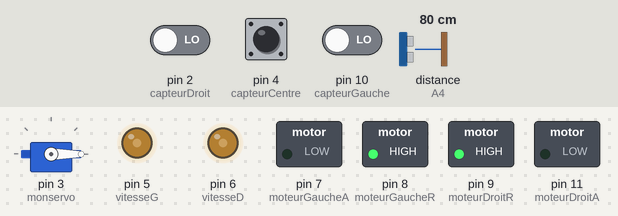
Bench run of a sketch on a simulated Arduino Uno, built with avr-gcc and run on an emulated ATmega328P. Shown: servo, switched loads named in the sketch (green lamp = pin HIGH), output pins drawn as LEDs (lit = HIGH). Wiring (inferred from the names in the program): ultrasonic range finder: trigger A5; echo A4. The test bench sets the inputs (shaded band); at power-on: distance to the obstacle (sensor on A4) 80 cm, pin 2 (capteurDroit) LOW, pin 4 (capteurCentre) HIGH, pin 10 (capteurGauche) LOW. The echo pulse lasts 58.3 µs per cm; pins used as bus, display or sensor lines are not drawn.

Above: at 1.2 s.
1.3 s: distance to the obstacle (sensor on A4) set to 13 cm
2.8 s: distance to the obstacle (sensor on A4) set to 10 cm
At 4.0 s:
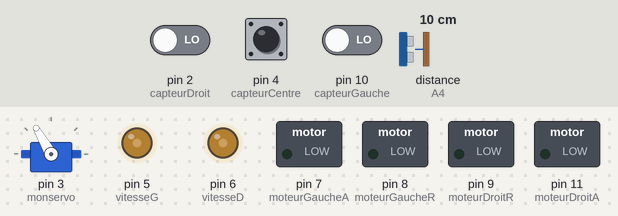
4.3 s: distance to the obstacle (sensor on A4) set to 18 cm
At 5.1 s:
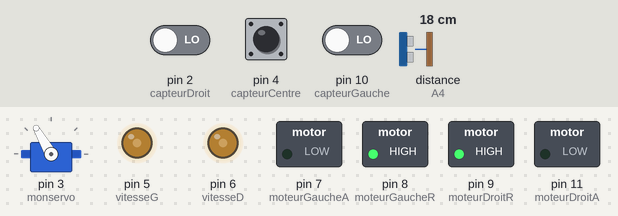
5.8 s: pin 2 (capteurDroit) driven HIGH
At 6.2 s:
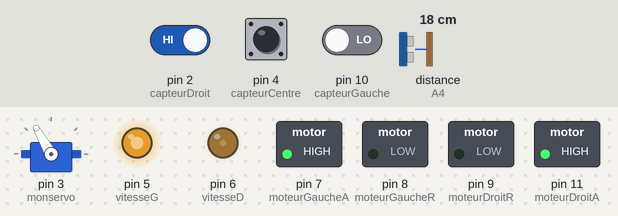
7.3 s: distance to the obstacle (sensor on A4) set to 2 cm
At 8.5 s:
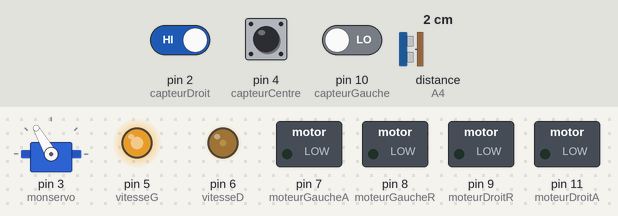
8.8 s: distance to the obstacle (sensor on A4) set to 35 cm
At 9.8 s:
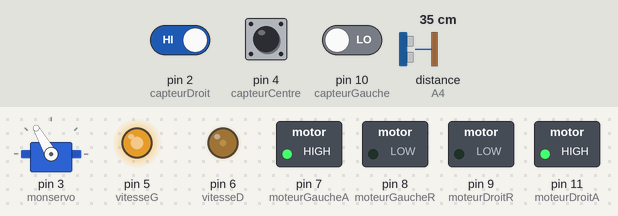
Timing chart, 0 to 11.3 s (numbered marks = the images above; inputs shaded):
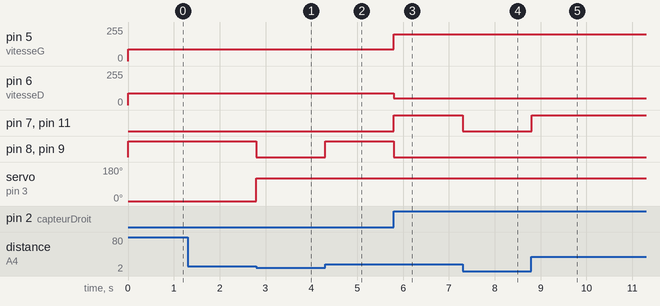

The sketch:

prof.ino
```cpp
//DECLARATION DU SERVOMOTEUR
#include <Servo.h>  	// Activation bibliotheque du servomoteur
Servo monservo;     	//Création de l'objet servo

//DECLARATION DE VARIABLES UTILISEES DANS LE PROGRAMME
int VMax=200; 	//valeur de la vitesse maxi des moteurs
int Vmin=50;  	//valeur de la vitesse mini des moteurs
int Vma=90;   	//valeur d la vitesse de marche arrière
int D=10;     	//distance d'arret au plot en cm

//DÉCLARATIONS DES MOTEURS
int moteurGaucheA = 7;  	//moteurs gauches marche avant
int moteurGaucheR = 8;  	//moteurs gauches marche arriere
int moteurDroitA = 11;  	//moteurs droits marche avant
int moteurDroitR = 9;  		//moteurs droits marche arriere
int vitesseG = 5;      	 	//variable de vitesse moteurs gauche
int vitesseD = 6;       		//variable de vitesse moteur de droite

//DÉCLARATIONS DES CAPTEURS DE LUMINOSITÉ (pour le suivi de ligne)
const int capteurGauche = 10;
const int capteurCentre = 4;
const int capteurDroit = 2;
bool etatCapteurGauche;
bool etatCapteurCentre;
bool etatCapteurDroit;

//DECLARATION DU CAPTEUR ULTRASON (pour la mesure de distance)
int recepteur = A4; 	//Recepteur ultrason
int emetteur = A5;  	//Emetteur ultrason
int distanceAvant;  	//Mesure de la distance libre devant le robot (ARRONDI)
float intervalle;   	//Variable réelle mesurée (EXACTE)

//INITIALISATION DU ROBOT
void setup() {

//Initialisation du servomoteur
  monservo.attach(3);
  monservo.write(0);  //Mise en position initiale du servo (angle à 0)

//Initialisation du capteur ULTRASON
  pinMode(recepteur, INPUT);
  pinMode(emetteur, OUTPUT);

//Initialisation des broches des moteurs
  pinMode(moteurGaucheA, OUTPUT);
  pinMode(moteurGaucheR, OUTPUT);
  pinMode(moteurDroitA, OUTPUT);
  pinMode(moteurDroitR, OUTPUT);
  pinMode(vitesseG, OUTPUT);
  pinMode(vitesseD, OUTPUT);
  digitalWrite(moteurGaucheA, LOW);
  digitalWrite(moteurGaucheR, LOW);
  digitalWrite(moteurDroitA, LOW);
  digitalWrite(moteurDroitR, LOW);

 //Initialisation des capteurs de ligne
  pinMode(capteurGauche, INPUT);
  pinMode(capteurCentre, INPUT);
  pinMode(capteurDroit, INPUT);
}


//SOUS PROGRAMMES DEPLACEMENTS
void avancer()
{
    analogWrite (vitesseG,VMax);    //Reglage de la vitesse
    analogWrite (vitesseD,VMax);    //Reglage de la vitesse
  digitalWrite(moteurGaucheA, HIGH);
  digitalWrite(moteurGaucheR, LOW);
  digitalWrite(moteurDroitA, HIGH);
  digitalWrite(moteurDroitR, LOW);
}

void gauche()
{
    analogWrite (vitesseG,Vmin);    //Reglage de la vitesse
    analogWrite (vitesseD,VMax);    //Reglage de la vitesse
  digitalWrite(moteurGaucheA, HIGH);
  digitalWrite(moteurGaucheR, LOW);
  digitalWrite(moteurDroitA, HIGH);
  digitalWrite(moteurDroitR, LOW);
}
void droite()
{
    analogWrite (vitesseG,VMax);    //Reglage de la vitesse
    analogWrite (vitesseD,Vmin);    //Reglage de la vitesse
  digitalWrite(moteurGaucheA, HIGH);
  digitalWrite(moteurGaucheR, LOW);
  digitalWrite(moteurDroitA, HIGH);
  digitalWrite(moteurDroitR, LOW);
 }
void reculer()
{
     analogWrite (vitesseG,Vma);    //Reglage de la vitesse
     analogWrite (vitesseD,Vma);    //Reglage de la vitesse
  digitalWrite(moteurGaucheA, LOW);
  digitalWrite(moteurGaucheR, HIGH);
  digitalWrite(moteurDroitA, LOW);
  digitalWrite(moteurDroitR, HIGH);
}
void arreter()
{
  digitalWrite(moteurGaucheA, LOW);
  digitalWrite(moteurGaucheR, LOW);
  digitalWrite(moteurDroitA, LOW);
  digitalWrite(moteurDroitR, LOW);
 }

//SOUS PROGRAMME DETECTION OBSTACLE
void mesurerDistanceAvant()
{
  digitalWrite(emetteur, LOW);            //Arret emmeteur sonore
  delayMicroseconds(2);                   //Attend 2 millisecondes
  digitalWrite(emetteur, HIGH);           //Envoi d'une onde sonore
  delayMicroseconds(10);                  //Attend 10 millisecondes
  digitalWrite(emetteur, LOW);
  intervalle = pulseIn(recepteur, HIGH);  //Réception de l'écho
  intervalle = intervalle/5.8/10;         //Conversion de la différence de temps entre l'envoie de l'onde sonore et la réception de l'écho distance en cm
  distanceAvant = intervalle;             //Met en memoire et arrondi la mesure de la distance
}


//SOUS PROGRAMME SUIVIE DE LIGNE
void suivideligne(){
  etatCapteurGauche = digitalRead(capteurGauche);
  etatCapteurCentre = digitalRead(capteurCentre);
  etatCapteurDroit = digitalRead(capteurDroit);

if(!etatCapteurCentre)                                    //Si le capteur du centre détecte du noir
  {
    if ((etatCapteurGauche) && (!etatCapteurDroit))       //S'il y a du noir à gauche et du blanc à droite, tourner à gauche
    gauche();
    else if ((!etatCapteurGauche) && (etatCapteurDroit))  //S'il y a du blanc à gauche et du noir à droite, tourner à droite
    droite();
    else                                                  //Si les conditions plus haut ne s'appliquent pas, continuer tout droit
    avancer();
  }
 else                                                     //Si le capteur du centre détecte du blanc
 {
    if ((etatCapteurGauche) && (!etatCapteurDroit))       //S'il y a du noir à gauche et du blanc à droite, tourner à gauche
    gauche();
    else if ((!etatCapteurGauche) && (etatCapteurDroit))  //S'il y a du blanc à gauche et du noir à droite, tourner à droite
    droite();
    else                                                  //Si les conditions plus haut ne s'appliquent pas, reculer
    reculer();
  }

}


//PROGRAMME PRINCIPAL
void loop() {
 mesurerDistanceAvant();
   if (distanceAvant >D)    	//si distance avant > à la distance d'arret en cm
   suivideligne();          	//Lancer le programme de suivi de ligne
   else
   arreter();
   if (distanceAvant <=D)  	//si distance avant <= à la distance d'arret en cm
   monservo.write(120);    	 //Faire tourner le servo de 120°
}
```

Measured:
- the behaviour switches between 12 and 11 cm on distance to the obstacle (sensor on A4) (found by bisection; images 0 and 1)
- after the input at 1.3 s, every drawn part: stays the same
- after the input at 2.8 s, pin 8 (moteurGaucheR), pin 9 (moteurDroitR): HIGH → LOW at once; servo on pin 3 (monservo): 0° → 120° at once
- after the input at 4.3 s, pin 8 (moteurGaucheR), pin 9 (moteurDroitR): LOW → HIGH at once
- after the input at 5.8 s, pin 5 (vitesseG): 90/255 → 200/255 at once; pin 6 (vitesseD): 90/255 → 50/255 at once; pin 7 (moteurGaucheA), pin 11 (moteurDroitA): LOW → HIGH at once; pin 8 (moteurGaucheR), pin 9 (moteurDroitR): HIGH → LOW at once
- after the input at 7.3 s, pin 7 (moteurGaucheA), pin 11 (moteurDroitA): HIGH → LOW at once
- after the input at 8.8 s, pin 7 (moteurGaucheA), pin 11 (moteurDroitA): LOW → HIGH at once
